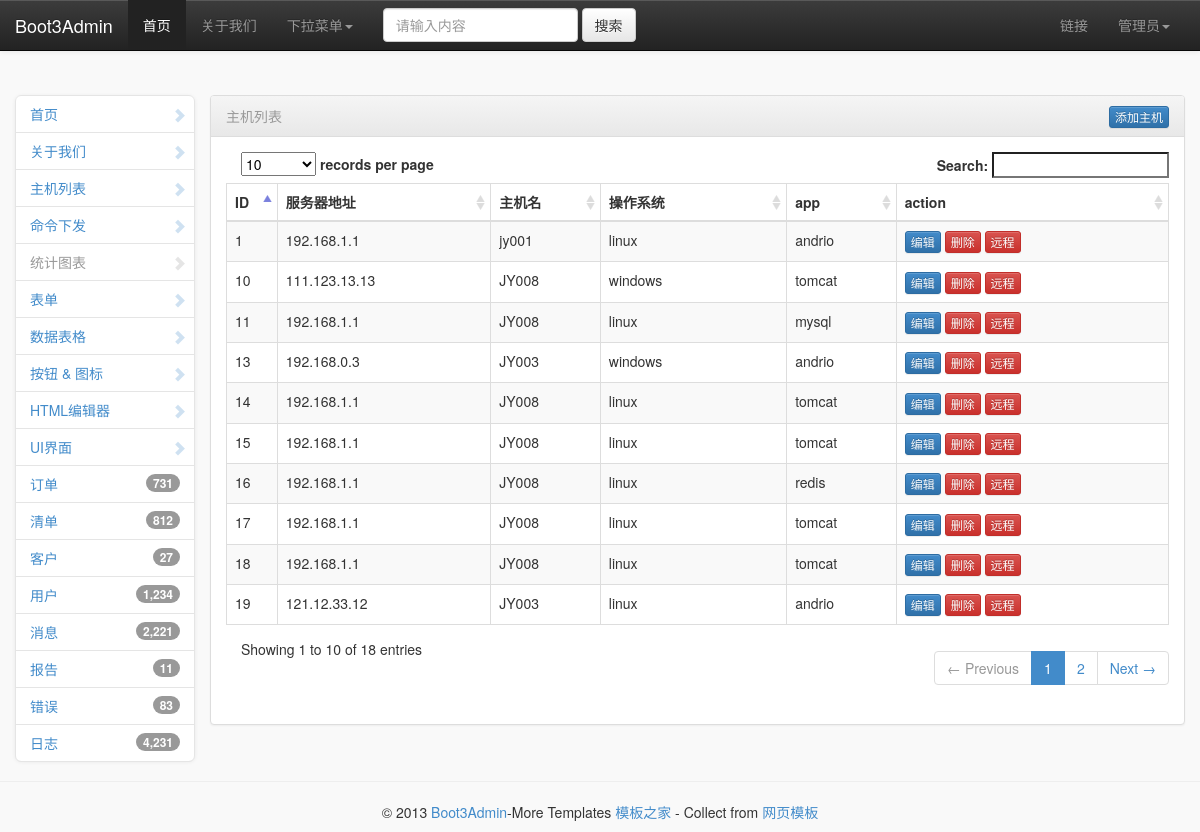
The page /hostlist on the database as committed earlier.
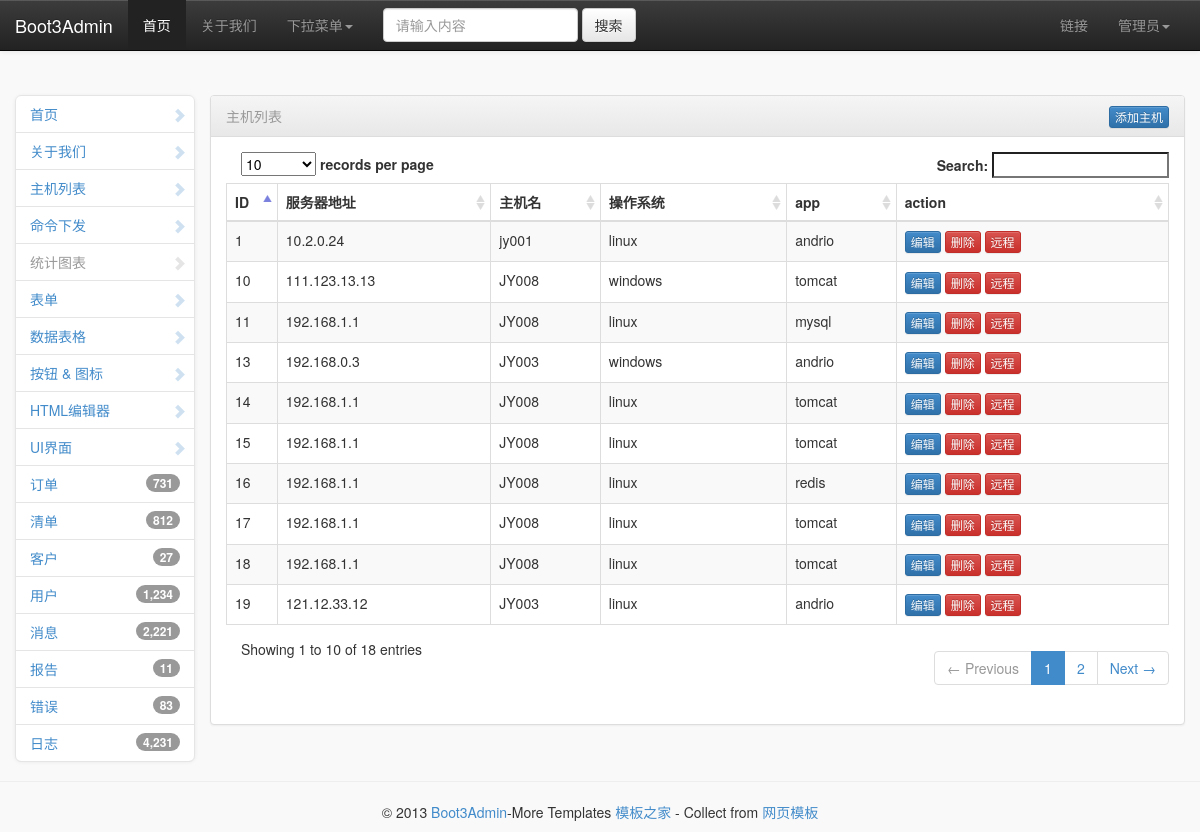
The same page on the database as committed later.
### app1/models.py (models this page shows)
class HostInfo(models.Model):
    HostIP =models.GenericIPAddressField(db_index=True)
    Hostname = models.CharField(max_length=30,db_index=True)
    version=models.CharField(max_length=30)
    app = models.ForeignKey(to="appInfo",to_field="id",null=True)
    admin=models.CharField(max_length=30,null=True)
    passwd=models.CharField(max_length=60,null=True)

### app1/views.py (the view)
# urls.py: url(r'hostlist',views.hostlist),
def hostlist(request):
    if request.method == 'GET':
        host=models.HostInfo.objects.all().values('HostIP','Hostname','version','id','app__proline')
        return render(request, "hostlist.html", {'host':host})

### templates/hostlist.html (shortened to what this page needs)
{% extends "default.html" %}
{% block css %}
    <link href="/static/css/DT_bootstrap.css" rel="stylesheet" media="screen">
{% endblock %}
{% block content %}
<div class="row">
                        <div class="panel panel-default">
                            <div class="panel-heading">
                                <div class="text-muted bootstrap-admin-box-title">主机列表</div>
                               <a href="/addhost/">
                                   <button style="float:right;" class="btn btn-xs btn-primary">添加主机</button>
                               </a>
                            </div>
                            <div class="bootstrap-admin-panel-content">
                                <table style=" width:100%" class="table table-striped table-bordered" id="example">
                                    <thead>
                                        <tr>
                                            <th>ID</th>
                                            <th>服务器地址</th>
                                            <th>主机名</th>
                                            <th>操作系统</th>
                                            <th>app</th>
                                            <th>action</th>
                                        </tr>
                                    </thead>
                                    <tbody>
                                            {% for i in host %}
                                            <tr>
                                                <td>{{ i.id }}</td>
                                                <td>{{ i.HostIP }}</td>
                                                <td>{{ i.Hostname }}</td>
                                                <td>{{ i.version }}</td>
                                                <td>{{ i.app__proline }}</td>
                                                <td>
                                                    <a href="/edithost-{{ i.id }}.html/">
                                                    <button  class="btn btn-xs btn-primary">编辑</button>
                                                    </a>
                                               <a onClick="delcfm(/delhost-{{ i.id }}.html/)">
                                                    <button class="btn btn-xs btn-danger">删除</button>
                                               </a>
                                                    <a href="/shell-{{ i.id }}.html/">
                                                    <button class="btn btn-xs btn-danger">远程</button>
                                               </a>
                                                </td>
                                            </tr>
                                            {% endfor %}
                                    </tbody>
                                </table>
                            </div>
                        </div>
                    </div>
{% endblock %}

### templates/default.html (shortened to what this page needs)
<!DOCTYPE html>
<html>
    <head>
        <link href="/static/css/bootstrap.min.css" rel="stylesheet" media="screen">
        <link href="/static/css/bootstrap-theme.min.css" rel="stylesheet" media="screen">
        <link href="/static/css/bootstrap-admin-theme.css" rel="stylesheet" media="screen">
        {% block css %}
        {% endblock %}
    </head>
    <body class="bootstrap-admin-with-small-navbar">
       <nav class="navbar navbar-default navbar-inverse navbar-fixed-top " role="navigation">
	 <div class="container">
       <div class="row">
		  <div class="navbar-header">
			<a class="navbar-brand" href="#">Boot3Admin</a>
		  </div>
		  <div class="collapse navbar-collapse" id="bs-example-navbar-collapse-1">
			<ul class="nav navbar-nav">
			  <li class="active"><a href="#">首页</a></li>
			  <li ><a href="#">关于我们</a></li>
			  <li class="dropdown">
				<a href="#" class="dropdown-toggle" data-toggle="dropdown">下拉菜单<b class="caret"></b></a>
			  </li>
			</ul>
			<form class="navbar-form navbar-left" role="search">
			  <div class="form-group">
				<input type="text" class="form-control" placeholder="请输入内容">
			  </div>
			  <button type="submit" class="btn btn-default">搜索</button>
			</form>
			<ul class="nav navbar-nav navbar-right">
			  <li><a href="#">链接</a></li>
			  <li class="dropdown">
				<a href="#" class="dropdown-toggle" data-toggle="dropdown">管理员<b class="caret"></b></a>
			  </li>
			</ul>
		  </div>
		  </div>
		  </div>
		</nav>
        <div class="container">
            <div class="row">
                <div class="col-md-2 bootstrap-admin-col-left">
                     <ul class="nav navbar-collapse collapse bootstrap-admin-navbar-side">
                         <li >
                            <a href="/index.html/"><i class="glyphicon glyphicon-chevron-right"></i> 首页</a>
                        </li>
						<li >
                            <a href="about.html"><i class="glyphicon glyphicon-chevron-right"></i> 关于我们</a>
                        </li>
                         <li >
                            <a href="/hostlist.html/"><i class="glyphicon glyphicon-chevron-right"></i> 主机列表</a>
                        </li>
                        <li>
                            <a href="/console.html/"><i class="glyphicon glyphicon-chevron-right"></i> 命令下发</a>
                        </li>
                        <li class="disabled">
                            <a href="#"><i class="glyphicon glyphicon-chevron-right"></i> 统计图表</a>
                        </li>
                        <li>
                            <a href="forms.html"><i class="glyphicon glyphicon-chevron-right"></i> 表单</a>
                        </li>
                        <li>
                            <a href="tables.html"><i class="glyphicon glyphicon-chevron-right"></i> 数据表格</a>
                        </li>
                        <li >
                            <a href="buttons-and-icons.html"><i class="glyphicon glyphicon-chevron-right"></i> 按钮 &amp; 图标</a>
                        </li>
                        <li>
                            <a href="wysiwyg-editors.html"><i class="glyphicon glyphicon-chevron-right"></i> HTML编辑器</a>
                        </li>
                        <li>
                            <a href="ui-and-interface.html"><i class="glyphicon glyphicon-chevron-right"></i> UI界面</a>
                        </li>
                        <li>
                            <a href="#"><span class="badge pull-right">731</span> 订单</a>
                        </li>
                        <li>
                            <a href="#"><span class="badge pull-right">812</span> 清单</a>
                        </li>
                        <li>
                            <a href="#"><span class="badge pull-right">27</span> 客户</a>
                        </li>
                        <li>
                            <a href="#"><span class="badge pull-right">1,234</span> 用户</a>
                        </li>
                        <li>
                            <a href="#"><span class="badge pull-right">2,221</span> 消息</a>
                        </li>
                        <li>
                            <a href="#"><span class="badge pull-right">11</span> 报告</a>
                        </li>
                        <li>
                            <a href="#"><span class="badge pull-right">83</span> 错误</a>
                        </li>
                        <li>
                            <a href="#"><span class="badge pull-right">4,231</span> 日志</a>
                        </li>
                    </ul>
                </div>
                <div class="col-md-10">
                    {% block content %} {% endblock %}
                    </div>
                </div>
            </div>
            <div class="row">
                <hr>
                <footer role="contentinfo">
                    <p>&copy; 2013 <a href="#" target="_blank">Boot3Admin</a>-More Templates <a href="http://www.cssmoban.com/" target="_blank" title="模板之家">模板之家</a> - Collect from <a href="http://www.cssmoban.com/" title="网页模板" target="_blank">网页模板</a></p>
                </footer>
            </div>
    </body>
</html>

Rows that differ between the two databases and show on the page:
changed HostInfo "jy001": HostIP "192.168.1.1" → "10.2.0.24"
